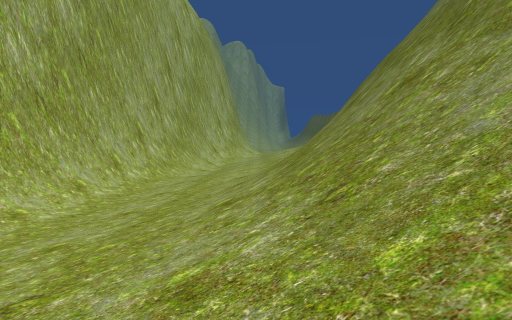
view 1 (above)

20 first-person views from a walk through a Unity game level. The camera is 1.3 m above the floor, tilts 4° down and sees 80° across. The floor is counted in squares, 2 m on a side. Each view is taken from the middle of a square. On the plan, view 1 faces up. The plan holds only what a view shows up to about 10 squares ahead; the rest is blank. The place goes on beyond the plan. The player character is not drawn.

view 2
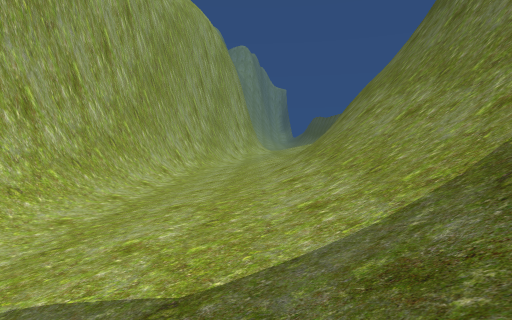

view 3
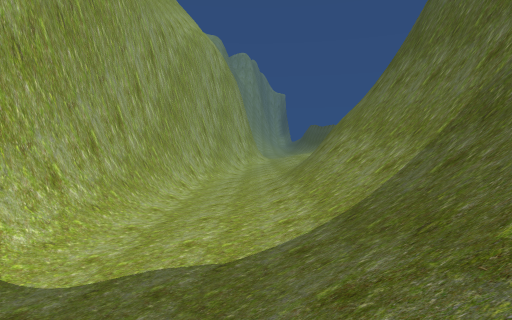

view 4
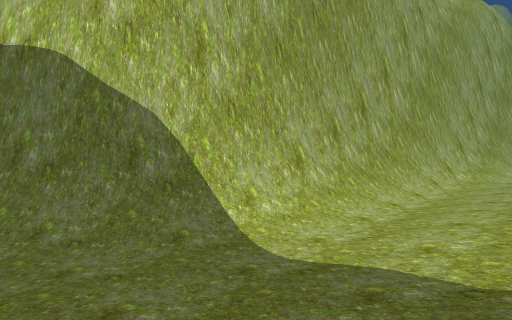

view 5
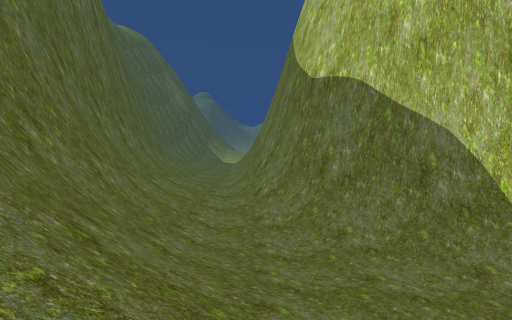

view 6
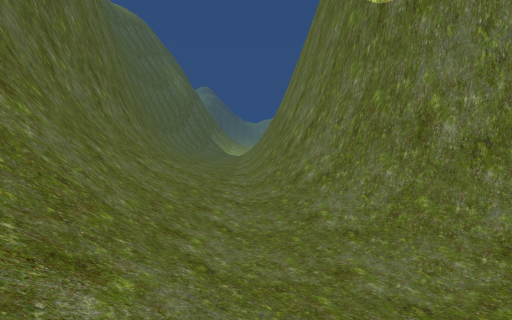

view 7
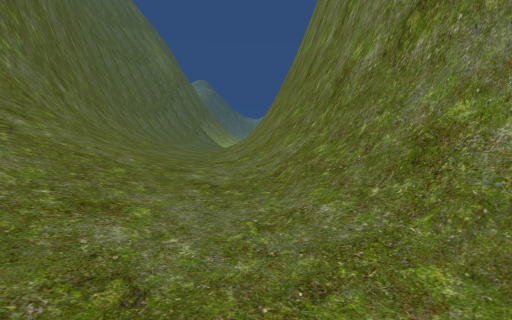

view 8
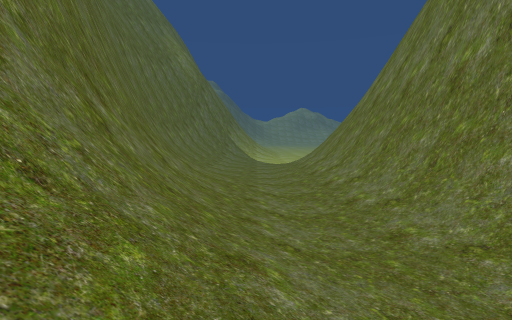

view 9
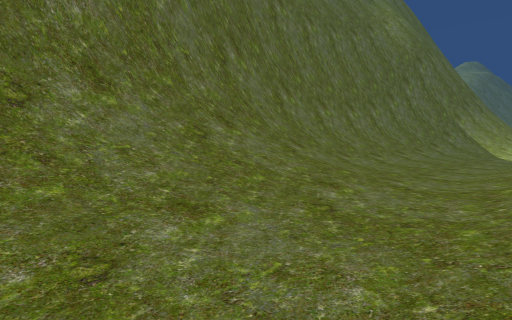

view 10
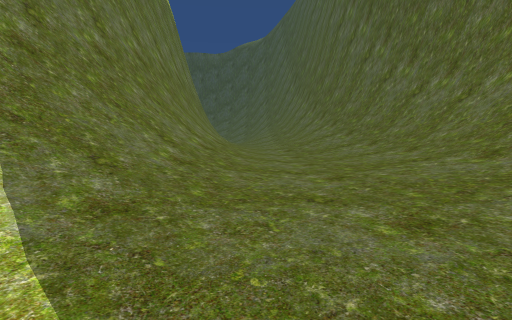

view 11
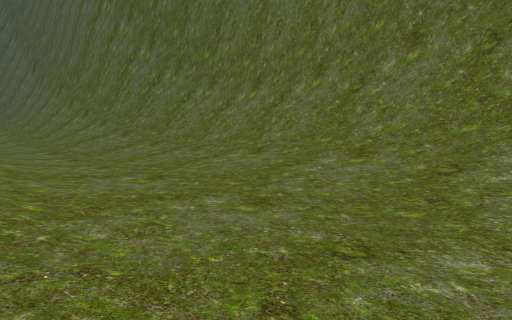

view 12
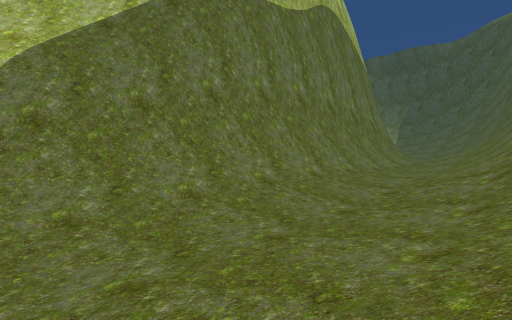

view 13
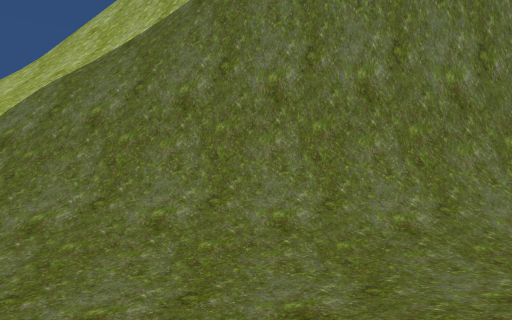

view 14
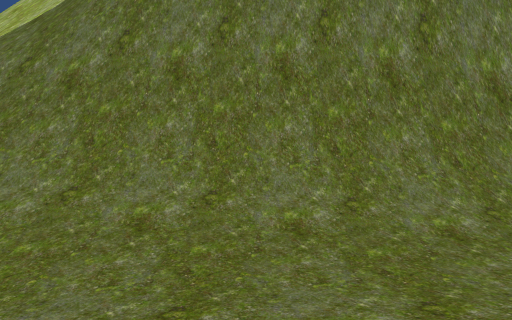

view 15
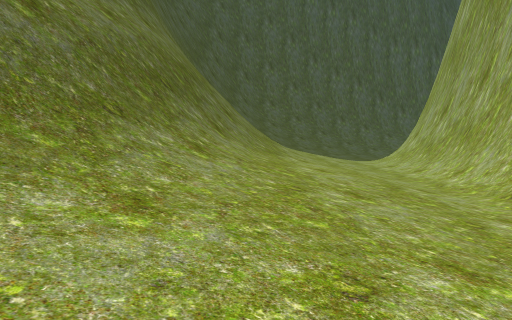

view 16
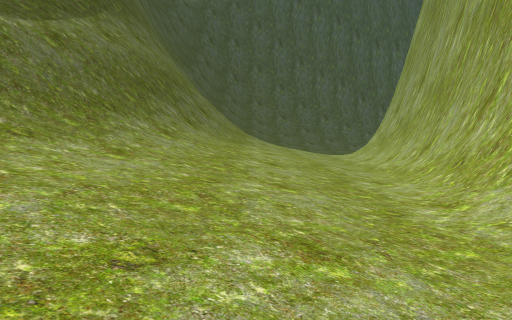

view 17
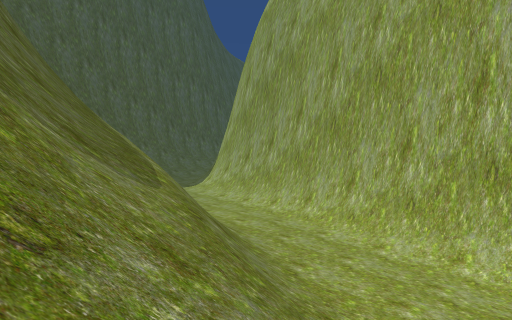

view 18
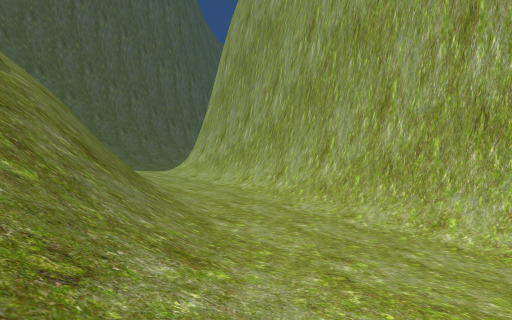

view 19
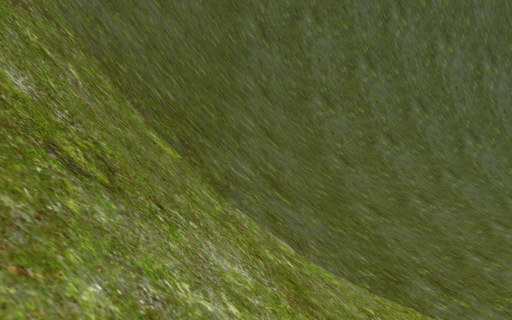

view 20
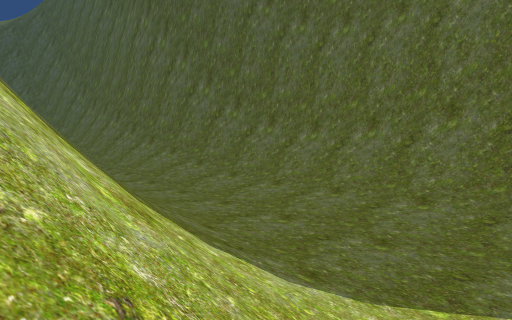

### Floor plan
Key: @ floor where view 1 was taken; # wall or solid block; . main floor; : floor 0.25 m higher than the main floor; - floor 0.5 m lower than the main floor; + floor 0.75 m higher than the main floor; _ floor 1 m lower than the main floor; * floor 1.5 m higher than the main floor; % floor 2 m higher than the main floor; / step, stairs or slope; = window, fence, low wall or low ledge; v drop or lower ground.
Columns run from 36 left of view 1 to 7 right of it. Each row starts with its distance up from view 1.
 18                                    .:+*% / /
 17                                  #/.:+**///
 16                                  #..:+*////
 15                                 ##..++*////#
 14                                 ##..++//=//#
 13                                 #..:+//==//#
 12                                ##..:+//#//##
 11                                #/..++//#//#
 10                                #/..++/##/##
  9                                #/..++/#v/#
  8                                #...+//#v##
  7                               ##...+//###
  6                               #/...+//###
  5                               #/..:///=#
  4                               #/..:+///#
  3                               #/..:+///#
  2                              ##/..:+///#
  1                              ##...++///#
  0                              #/-..++@//#
 -1                             ##/-..++///#
 -2                            ##/--..+////#
 -3     ##                     #//--../////#
 -4   ///##                   ##/--..//////#
 -5   ////#                 ###/--..//////##
 -6 / ==#v##              ###//__-.//////=#
 -7  ///######    #########///___////////##
 -8  ////////######///////..----////////##
 -9 __//////////////.........///////#####
-10 _____------........////////////##
-11 ____-------.....//////////######
-12 ---------./////////########
-13 /////..///////######
-14  //////////####
-15  ###########

Where each view was taken, in squares from view 1:
view 1: 0 up, 0 right, facing up
view 2: 4 down, 1 left, facing up
view 3: 7 down, 1 left, facing up
view 4: 6 down, 1 left, facing up-left
view 5: 7 down, 1 left, facing left
view 6: 8 down, 5 left, facing left
view 7: 8 down, 11 left, facing left
view 8: 11 down, 15 left, facing left
view 9: 9 down, 20 left, facing down-left
view 10: 10 down, 36 left, facing right
view 11: 9 down, 36 left, facing down-right
view 12: 14 down, 33 left, facing up-right
view 13: 14 down, 26 left, facing up
view 14: 13 down, 24 left, facing up
view 15: 16 up, 1 right, facing down
view 16: 18 up, 0 right, facing down
view 17: 18 up, 7 right, facing down-left
view 18: 18 up, 5 right, facing down-left
view 19: 1 up, 2 right, facing down
view 20: 6 down, 36 left, facing down-right
